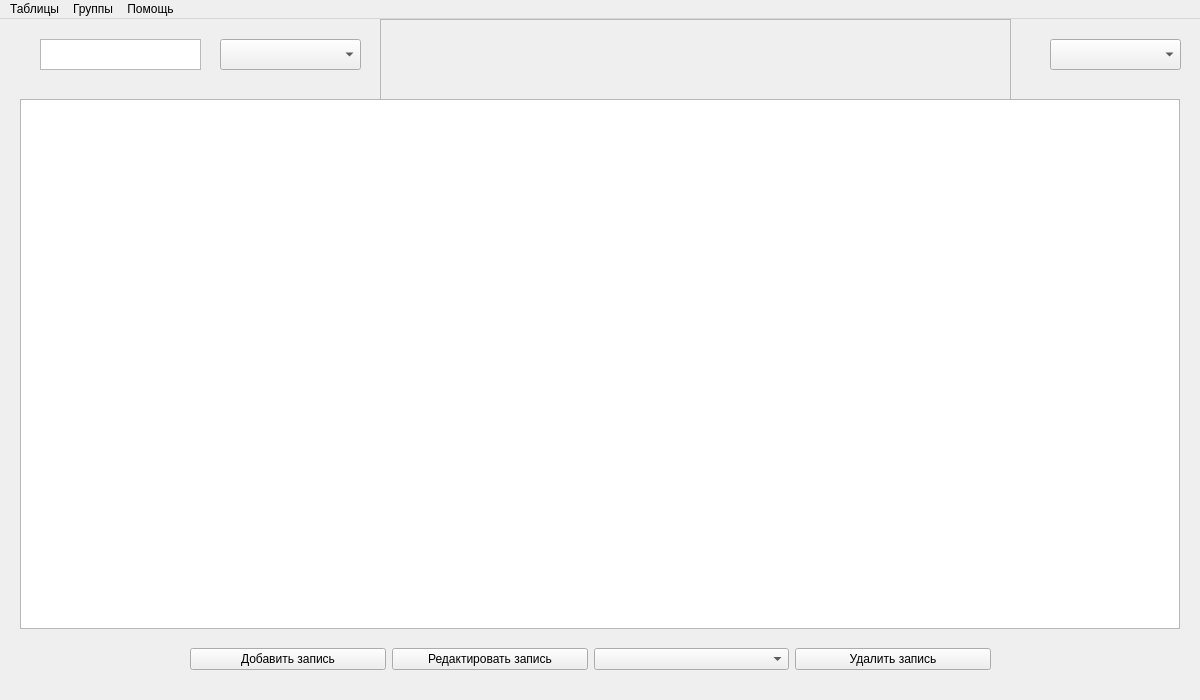
<?xml version="1.0" encoding="UTF-8"?>
<ui version="4.0">
 <class>MainWindow</class>
 <widget class="QMainWindow" name="MainWindow">
  <property name="enabled">
   <bool>true</bool>
  </property>
  <property name="geometry">
   <rect>
    <x>0</x>
    <y>0</y>
    <width>1200</width>
    <height>700</height>
   </rect>
  </property>
  <property name="sizePolicy">
   <sizepolicy hsizetype="Preferred" vsizetype="Preferred">
    <horstretch>0</horstretch>
    <verstretch>0</verstretch>
   </sizepolicy>
  </property>
  <property name="minimumSize">
   <size>
    <width>1200</width>
    <height>700</height>
   </size>
  </property>
  <property name="maximumSize">
   <size>
    <width>1200</width>
    <height>700</height>
   </size>
  </property>
  <property name="windowTitle">
   <string>Обработка данных о выставочных экспонатах</string>
  </property>
  <property name="tabShape">
   <enum>QTabWidget::TabShape::Rounded</enum>
  </property>
  <widget class="QWidget" name="centralwidget">
   <widget class="QStackedWidget" name="pages_">
    <property name="geometry">
     <rect>
      <x>0</x>
      <y>0</y>
      <width>1200</width>
      <height>678</height>
     </rect>
    </property>
    <property name="currentIndex">
     <number>0</number>
    </property>
    <widget class="QWidget" name="menu_tables_page">
     <widget class="QComboBox" name="add_filters_cb">
      <property name="geometry">
       <rect>
        <x>220</x>
        <y>20</y>
        <width>141</width>
        <height>31</height>
       </rect>
      </property>
     </widget>
     <widget class="QPlainTextEdit" name="search_field">
      <property name="geometry">
       <rect>
        <x>40</x>
        <y>20</y>
        <width>161</width>
        <height>31</height>
       </rect>
      </property>
     </widget>
     <widget class="QComboBox" name="modify_table_cb">
      <property name="geometry">
       <rect>
        <x>1050</x>
        <y>20</y>
        <width>131</width>
        <height>31</height>
       </rect>
      </property>
     </widget>
     <widget class="QWidget" name="layoutWidget">
      <property name="geometry">
       <rect>
        <x>190</x>
        <y>620</y>
        <width>801</width>
        <height>41</height>
       </rect>
      </property>
      <layout class="QHBoxLayout" name="crud_menu">
       <item>
        <widget class="QPushButton" name="create_btn">
         <property name="text">
          <string>Добавить запись</string>
         </property>
        </widget>
       </item>
       <item>
        <widget class="QPushButton" name="update_btn">
         <property name="text">
          <string>Редактировать запись</string>
         </property>
        </widget>
       </item>
       <item>
        <widget class="QComboBox" name="comboBox">
         <property name="placeholderText">
          <string>Добавить запись в группу</string>
         </property>
         <item>
          <property name="text">
           <string>+ Создать новую группу</string>
          </property>
         </item>
        </widget>
       </item>
       <item>
        <widget class="QPushButton" name="delete_btn">
         <property name="text">
          <string>Удалить запись</string>
         </property>
        </widget>
       </item>
      </layout>
     </widget>
     <widget class="QStackedWidget" name="db_tables">
      <property name="geometry">
       <rect>
        <x>20</x>
        <y>80</y>
        <width>1160</width>
        <height>530</height>
       </rect>
      </property>
      <property name="currentIndex">
       <number>3</number>
      </property>
      <widget class="QWidget" name="svod">
       <widget class="QTableView" name="svod_table">
        <property name="geometry">
         <rect>
          <x>0</x>
          <y>0</y>
          <width>1160</width>
          <height>530</height>
         </rect>
        </property>
       </widget>
      </widget>
      <widget class="QWidget" name="vyst_mo">
       <widget class="QTableView" name="vyst_mo_table">
        <property name="geometry">
         <rect>
          <x>0</x>
          <y>0</y>
          <width>1160</width>
          <height>530</height>
         </rect>
        </property>
        <property name="sizePolicy">
         <sizepolicy hsizetype="Expanding" vsizetype="Expanding">
          <horstretch>0</horstretch>
          <verstretch>0</verstretch>
         </sizepolicy>
        </property>
       </widget>
      </widget>
      <widget class="QWidget" name="vuz">
       <widget class="QTableView" name="vuz_table">
        <property name="geometry">
         <rect>
          <x>0</x>
          <y>0</y>
          <width>1160</width>
          <height>530</height>
         </rect>
        </property>
       </widget>
      </widget>
      <widget class="QWidget" name="grntirub">
       <widget class="QTableView" name="grntirub_table">
        <property name="geometry">
         <rect>
          <x>0</x>
          <y>0</y>
          <width>1160</width>
          <height>530</height>
         </rect>
        </property>
       </widget>
      </widget>
     </widget>
     <widget class="QScrollArea" name="scrollArea">
      <property name="geometry">
       <rect>
        <x>380</x>
        <y>0</y>
        <width>631</width>
        <height>81</height>
       </rect>
      </property>
      <property name="layoutDirection">
       <enum>Qt::LayoutDirection::LeftToRight</enum>
      </property>
      <property name="widgetResizable">
       <bool>true</bool>
      </property>
      <widget class="QWidget" name="scrollAreaWidgetContents">
       <property name="geometry">
        <rect>
         <x>0</x>
         <y>0</y>
         <width>629</width>
         <height>79</height>
        </rect>
       </property>
       <widget class="QWidget" name="widget" native="true">
        <property name="geometry">
         <rect>
          <x>0</x>
          <y>0</y>
          <width>621</width>
          <height>80</height>
         </rect>
        </property>
       </widget>
      </widget>
     </widget>
    </widget>
    <widget class="QWidget" name="menu_groups_page">
     <widget class="QStackedWidget" name="groups_pages">
      <property name="geometry">
       <rect>
        <x>20</x>
        <y>80</y>
        <width>1160</width>
        <height>530</height>
       </rect>
      </property>
      <widget class="QWidget" name="group_1">
       <widget class="QTableView" name="tableView">
        <property name="geometry">
         <rect>
          <x>0</x>
          <y>0</y>
          <width>1160</width>
          <height>530</height>
         </rect>
        </property>
       </widget>
      </widget>
      <widget class="QWidget" name="group_2"/>
     </widget>
     <widget class="QPushButton" name="pushButton_2">
      <property name="geometry">
       <rect>
        <x>1070</x>
        <y>30</y>
        <width>111</width>
        <height>31</height>
       </rect>
      </property>
      <property name="font">
       <font>
        <pointsize>12</pointsize>
       </font>
      </property>
      <property name="text">
       <string>Экспорт</string>
      </property>
     </widget>
     <widget class="QWidget" name="layoutWidget">
      <property name="geometry">
       <rect>
        <x>20</x>
        <y>30</y>
        <width>421</width>
        <height>41</height>
       </rect>
      </property>
      <layout class="QHBoxLayout" name="horizontalLayout">
       <item>
        <widget class="QComboBox" name="comboBox_2">
         <property name="font">
          <font>
           <pointsize>12</pointsize>
          </font>
         </property>
         <property name="placeholderText">
          <string>Выбрать группу</string>
         </property>
        </widget>
       </item>
       <item>
        <widget class="QPushButton" name="pushButton">
         <property name="font">
          <font>
           <pointsize>12</pointsize>
          </font>
         </property>
         <property name="text">
          <string>Создать группу</string>
         </property>
        </widget>
       </item>
       <item>
        <widget class="QPushButton" name="pushButton_3">
         <property name="font">
          <font>
           <pointsize>12</pointsize>
          </font>
         </property>
         <property name="text">
          <string>Удалить группу</string>
         </property>
        </widget>
       </item>
      </layout>
     </widget>
    </widget>
   </widget>
  </widget>
  <widget class="QMenuBar" name="menuBar">
   <property name="geometry">
    <rect>
     <x>0</x>
     <y>0</y>
     <width>1200</width>
     <height>22</height>
    </rect>
   </property>
   <widget class="QMenu" name="tables_menu">
    <property name="title">
     <string>Таблицы</string>
    </property>
    <addaction name="svod_action"/>
    <addaction name="vistavki_action"/>
    <addaction name="grnti_action"/>
    <addaction name="vuz_action"/>
   </widget>
   <widget class="QMenu" name="groups">
    <property name="geometry">
     <rect>
      <x>345</x>
      <y>125</y>
      <width>182</width>
      <height>50</height>
     </rect>
    </property>
    <property name="title">
     <string>Группы</string>
    </property>
   </widget>
   <widget class="QMenu" name="help">
    <property name="title">
     <string>Помощь</string>
    </property>
   </widget>
   <addaction name="tables_menu"/>
   <addaction name="groups"/>
   <addaction name="help"/>
  </widget>
  <action name="vistavki_action">
   <property name="text">
    <string>Выставки</string>
   </property>
  </action>
  <action name="grnti_action">
   <property name="text">
    <string>ГРНТИ</string>
   </property>
  </action>
  <action name="vuz_action">
   <property name="text">
    <string>ВУЗы</string>
   </property>
  </action>
  <action name="svod_action">
   <property name="text">
    <string>Сводная таблица</string>
   </property>
  </action>
 </widget>
 <resources/>
 <connections/>
</ui>
